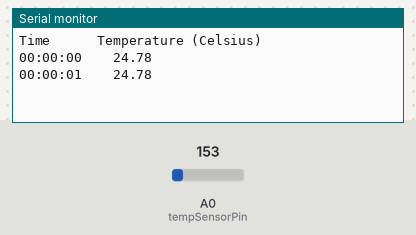
The sketch below on a simulated Arduino Uno, built with avr-gcc and run on an emulated ATmega328P. Shown: the last lines printed to the serial monitor. Inputs (shaded band) come from the test bench; at power-on: A0 (tempSensorPin) = 153.

Above: at 1.8 s.
1.9 s: A0 (tempSensorPin) set to 165
At 2.4 s:
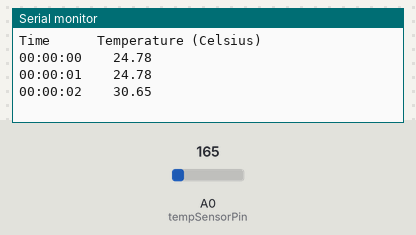
3.4 s: A0 (tempSensorPin) set to 175
At 4.8 s:
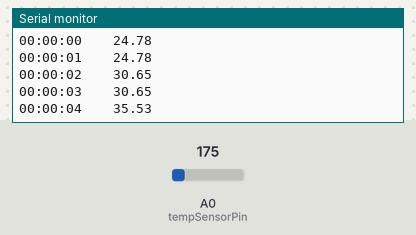
Timing chart, 0 to 6.4 s (numbered marks = the images above; inputs shaded):
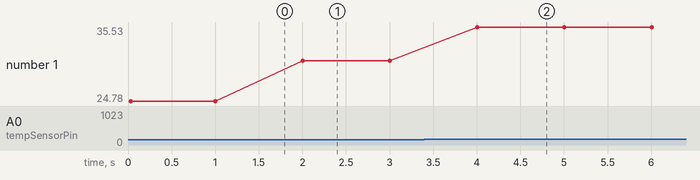

The sketch:

Temp_Arduino.ino
```cpp
const int tempSensorPin = A0; // TMP36 sensor connected to A0

void setup() {
  // Start serial communication
  Serial.begin(9600);

  // Wait for the serial monitor to open
  while (!Serial) {
    ;
  }

  // Print the header to the serial monitor
  Serial.println("Time\t\t\tTemperature (Celsius)");
}

void loop() {
  // Get the current time in milliseconds
  unsigned long currentMillis = millis();

  // Read the raw ADC value from the temperature sensor
  int rawValue = analogRead(tempSensorPin);

  // Convert the ADC value to Celsius temperature
  float temperatureCelsius = convertToCelsius(rawValue);

  // Print the time and temperature to the serial monitor
  printTime(currentMillis);
  Serial.print("\t\t");
  Serial.println(temperatureCelsius);

  // Wait for a short time before taking the next reading
  delay(1000);
}

// Function to convert ADC value to Celsius temperature
float convertToCelsius(int adcValue) {
  // Assuming a 5V reference voltage for the TMP36 sensor
  float voltage = (adcValue / 1023.0) * 5.0;
  return (voltage - 0.5) * 100.0;
}

// Function to print the time
void printTime(unsigned long currentMillis) {
  unsigned long seconds = currentMillis / 1000;
  int hours = seconds / 3600;
  int minutes = (seconds % 3600) / 60;
  int secondsRemain = seconds % 60;

  // Print the time in HH:mm:ss format
  if (hours < 10) {
    Serial.print("0");
  }
  Serial.print(hours);
  Serial.print(":");
  if (minutes < 10) {
    Serial.print("0");
  }
  Serial.print(minutes);
  Serial.print(":");
  if (secondsRemain < 10) {
    Serial.print("0");
  }
  Serial.print(secondsRemain);
}
```

Measured:
- after the input at 1.9 s, the serial monitor: prints a new line after 0.10 s (image 1)
- after the input at 3.4 s, the serial monitor: prints a new line after 0.61 s (image 2)
- plotted number 1: 24.78 → 30.65 after the input at 1.9 s, 30.65 → 35.53 after the input at 3.4 s
